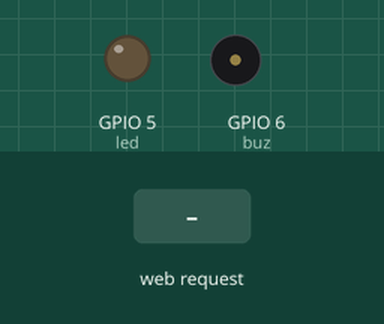
Simulated run of this sketch. Board: ESP32-S3. On the bench: output pins drawn as LEDs (lit = HIGH), buzzer (waves = sounding, pin HIGH). The inputs (shaded band) are chosen by the test bench. WiFi joins after 1.5 s; servers stay silent unless stated; what the sketch prints to the serial monitor is not drawn.

Above: at 2.7 s.
2.8 s: HTTP request GET /26/on received
At 3.9 s:
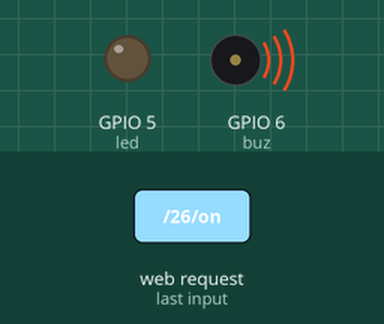
4.3 s: HTTP request GET /27/on received
At 5.0 s:
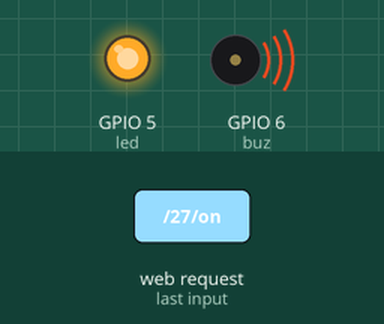
5.8 s: HTTP request GET /26/off received
At 6.2 s:
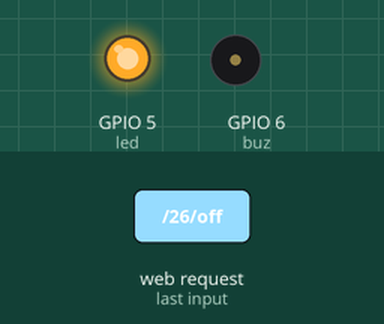
7.3 s: HTTP request GET /27/off received
At 8.5 s:
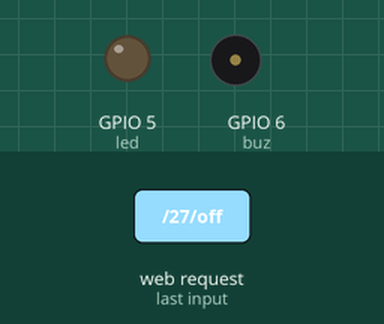
Timing chart, 0 to 9.8 s (numbered marks = the images above; inputs shaded):
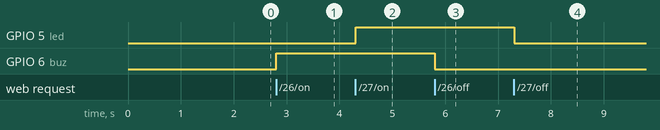

Measured:
- after the input at 2.8 s, GPIO 6 (buz): LOW → HIGH at once
- after the input at 4.3 s, GPIO 5 (led): LOW → HIGH at once
- after the input at 5.8 s, GPIO 6 (buz): HIGH → LOW at once
- after the input at 7.3 s, GPIO 5 (led): HIGH → LOW at once

The sketch:

16.smart_home_wifi.ino
```cpp
//smart home wifi

#include <WiFi.h>

// Replace with your network credentials
const char* ssid = "topC";
const char* password = "password";

// Set web server port number to 80
WiFiServer server(80);
// Variable to store the HTTP request
String header;

// Auxiliar variables to store the current output state
String BUZState = "off";
String LEDState = "off";

// Assign output variables to GPIO pins
const int buz= 6;
const int led = 5;

// Current time
unsigned long currentTime = millis();
// Previous time
unsigned long previousTime = 0;
// Define timeout time in milliseconds (example: 2000ms = 2s)
const long timeoutTime = 2000;

void setup() {
  Serial.begin(115200);
  // Initialize the output variables as outputs
  pinMode(buz, OUTPUT);
  pinMode(led, OUTPUT);
  // Set outputs to LOW
  digitalWrite(buz, LOW);
  digitalWrite(led, LOW);

  // Connect to Wi-Fi network with SSID and password
  Serial.print("Connecting to ");
  Serial.println(ssid);
  WiFi.begin(ssid, password);
  while (WiFi.status() != WL_CONNECTED) {
    delay(500);
    Serial.print(".");
  }
  // Print local IP address and start web server
  Serial.println("");
  Serial.println("WiFi connected.");
  Serial.println("IP address: ");
  Serial.println(WiFi.localIP());
  server.begin();
}

void loop(){
  WiFiClient client = server.available();   // Listen for incoming clients

  if (client) {                             // If a new client connects,
    currentTime = millis();
    previousTime = currentTime;
    Serial.println("New Client.");          // print a message out in the serial port
    String currentLine = "";                // make a String to hold incoming data from the client
    while (client.connected() && currentTime - previousTime <= timeoutTime) {  // loop while the client's connected
      currentTime = millis();
      if (client.available()) {             // if there's bytes to read from the client,
        char c = client.read();             // read a byte, then
        Serial.write(c);                    // print it out the serial monitor
        header += c;
        if (c == '\n') {                    // if the byte is a newline character
          // if the current line is blank, you got two newline characters in a row.
          // that's the end of the client HTTP request, so send a response:
          if (currentLine.length() == 0) {
            // HTTP headers always start with a response code (e.g. HTTP/1.1 200 OK)
            // and a content-type so the client knows what's coming, then a blank line:
            client.println("HTTP/1.1 200 OK");
            client.println("Content-type:text/html");
            client.println("Connection: close");
            client.println();

            // turns the GPIOs on and off
            if (header.indexOf("GET /26/on") >= 0) {
              Serial.println("GPIO 26 on");
              BUZState = "on";
              digitalWrite(buz, HIGH);
            } else if (header.indexOf("GET /26/off") >= 0) {
              Serial.println("GPIO 26 off");
              BUZState = "off";
              digitalWrite(buz, LOW);
            } else if (header.indexOf("GET /27/on") >= 0) {
              Serial.println("GPIO 27 on");
              LEDState = "on";
              digitalWrite(led, HIGH);
            } else if (header.indexOf("GET /27/off") >= 0) {
              Serial.println("GPIO 27 off");
              LEDState = "off";
              digitalWrite(led, LOW);
            }

            // Display the HTML web page
            client.println("<!DOCTYPE html><html>");
            client.println("<head><meta name=\"viewport\" content=\"width=device-width, initial-scale=1\">");
            client.println("<link rel=\"icon\" href=\"data:,\">");
            // CSS to style the on/off buttons
            // Feel free to change the background-color and font-size attributes to fit your preferences
            client.println("<style>html { font-family: Verdana; display: inline-block; margin: 0px auto; text-align: center; background-color: #FFFFCC;}");
            client.println(".button { background-color: #FF0099; border: none; color: white; padding: 16px 40px;");
            client.println("text-decoration: none; font-size: 30px; margin: 2px; cursor: pointer;}");
            client.println(".button2 {background-color: #6600FF;}</style></head>");

            // Web Page Heading
            client.println("<body><h1>My Smart Home</h1>");

            // Display current state, and ON/OFF buttons for GPIO 26
            client.println("<p>BUZZER " + BUZState + "</p>");
            // If the output26State is off, it displays the ON button
            if (BUZState=="off") {
              client.println("<p><a href=\"/26/on\"><button class=\"button\">ON</button></a></p>");
            } else {
              client.println("<p><a href=\"/26/off\"><button class=\"button button2\">OFF</button></a></p>");
            }

            // Display current state, and ON/OFF buttons for GPIO 27
            client.println("<p>LED " + LEDState + "</p>");
            // If the output27State is off, it displays the ON button
            if (LEDState=="off") {
              client.println("<p><a href=\"/27/on\"><button class=\"button\">ON</button></a></p>");
            } else {
              client.println("<p><a href=\"/27/off\"><button class=\"button button2\">OFF</button></a></p>");
            }
            client.println("</body></html>");

            // The HTTP response ends with another blank line
            client.println();
            // Break out of the while loop
            break;
          } else { // if you got a newline, then clear currentLine
            currentLine = "";
          }
        } else if (c != '\r') {  // if you got anything else but a carriage return character,
          currentLine += c;      // add it to the end of the currentLine
        }
      }
    }
    // Clear the header variable
    header = "";
    // Close the connection
    client.stop();
    Serial.println("Client disconnected.");
    Serial.println("");
  }
}
```
